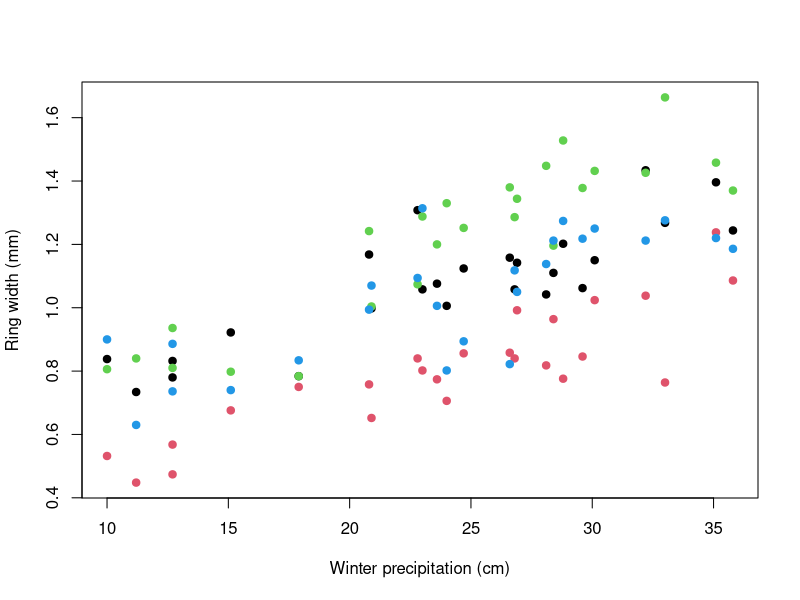

Write R code to recreate this figure.

#  NRES 746, Week 11: linear models as likelihoods, linear algebra, modeling variance =========
#  R demos only; sections match the Week 11 web page. Needs mvtnorm, lme4.

# STANDARD STATISTICS AS LIKELIHOOD MODELS ============================================

rm(list = ls())

# 3. One model behind lm() ------------------------------------------------------------

# pinyon ring widths (mm): 4 stands x 5 trees x 25 years; simulated
set.seed(21)
years <- 1996:2020
n_yr <- length(years)
precip <- round(rgamma(n_yr, shape = 9, scale = 22 / 9), 1)   # winter precipitation (cm)
stand_eff <- rnorm(4, 0, 0.12)
ar_dev <- matrix(0, 4, n_yr)            # shared year-to-year deviations within each stand
for (j in 1:4) {
  ar_dev[j, 1] <- rnorm(1, 0, 0.08 / sqrt(1 - 0.6^2))
  for (t in 2:n_yr) ar_dev[j, t] <- 0.6 * ar_dev[j, t - 1] + rnorm(1, 0, 0.08)
}
rings <- expand.grid(year = years, tree = 1:5, stand = LETTERS[1:4])
rings$tree_id <- paste0(rings$stand, rings$tree)
tree_eff <- setNames(rnorm(20, 0, 0.1), unique(rings$tree_id))
j <- match(rings$stand, LETTERS)
t <- match(rings$year, years)
rings$precip <- precip[t]
rings$width <- round(0.35 + stand_eff[j] + tree_eff[rings$tree_id] + 0.025 * rings$precip +
                       ar_dev[cbind(j, t)] + rnorm(nrow(rings), 0, 0.1), 2)

# stand chronologies: mean of the 5 trees in each stand and year
chron <- aggregate(width ~ stand + year + precip, data = rings, FUN = mean)
chron <- chron[order(chron$stand, chron$year), ]
head(chron)

plot(width ~ precip, data = chron, col = as.integer(factor(chron$stand)), pch = 19,
     xlab = "Winter precipitation (cm)", ylab = "Ring width (mm)")

# ANCOVA: one intercept per stand (a[1:4]), shared slope b; sigma on the log scale
nll_ancova <- function(par, dat) {
  a <- par[1:4]
  b <- par[5]
  sigma <- exp(par[6])
  mu <- a[as.integer(dat$stand)] + b * dat$precip
  -sum(dnorm(dat$width, mu, sigma, log = TRUE))
}
chron$stand <- factor(chron$stand)
fit_ancova <- optim(c(rep(0.5, 4), 0, log(0.1)), nll_ancova, dat = chron,
                    method = "BFGS", control = list(maxit = 1000))
fit_lm <- lm(width ~ 0 + stand + precip, data = chron)   # 0 + : one intercept per stand

cbind(optim = fit_ancova$par[1:5], lm = coef(fit_lm))
c(optim = exp(fit_ancova$par[6]), lm = summary(fit_lm)$sigma)   # MLE divides by n; lm by n - 5

# classic ANCOVA tests: F-tests between nested models
fit_precip <- lm(width ~ precip, data = chron)
fit_slopes <- lm(width ~ 0 + stand * precip, data = chron)   # one slope per stand
anova(fit_precip, fit_lm)    # do stands differ, given precipitation?
anova(fit_lm, fit_slopes)    # same precipitation slope in every stand?

#  [PAUSE] Each precipitation value is shared by all four stands in a year. Does that matter for independence?

# 4. The model matrix -----------------------------------------------------------------

rows_1996 <- chron$year == 1996
model.matrix(~ 0 + stand + precip, data = chron)[rows_1996, ]   # one column per stand
model.matrix(~ stand + precip, data = chron)[rows_1996, ]       # R's default coding
coef(lm(width ~ stand + precip, data = chron))

#  [PAUSE] In a model with an intercept, why can't R include indicator columns for all four stands?

# 5. Generalized linear models --------------------------------------------------------

tree_means <- aggregate(width ~ stand + tree_id, data = rings, FUN = mean)
set.seed(5)
tree_means$cones <- rpois(20, exp(-0.5 + 3 * tree_means$width))

# Poisson GLM by hand: log(mu) = a + b * width
nll_pois <- function(par) {
  -sum(dpois(tree_means$cones, exp(par[1] + par[2] * tree_means$width), log = TRUE))
}
fit_pois <- optim(c(0, 1), nll_pois, method = "BFGS")
fit_glm <- glm(cones ~ width, family = poisson, data = tree_means)
cbind(optim = fit_pois$par, glm = coef(fit_glm))

# Discussion: lag-1 correlation of ANCOVA residuals within stands
mean(sapply(split(resid(fit_lm), chron$stand), function(r) cor(r[-1], r[-length(r)])))

# Bonus: nonlinear least squares ------------------------------------------------------

fit_nls <- nls(width ~ a * precip / (b + precip), data = chron,
               start = list(a = 1.5, b = 20))
coef(fit_nls)


# LINEAR ALGEBRA FOR STATISTICS =======================================================

# 1. Vectors and matrices -------------------------------------------------------------

A <- matrix(c(2, 1, 0, 3, -1, 4), nrow = 2)
A
dim(A)
A[2, 3]     # row 2, column 3

# 2. Matrix multiplication ------------------------------------------------------------

X <- model.matrix(~ stand + precip, data = chron)
beta_hat <- coef(lm(width ~ stand + precip, data = chron))
mu_hat <- X %*% beta_hat               # 100 x 5 times 5 x 1 = 100 x 1
all.equal(as.vector(mu_hat), unname(fitted(lm(width ~ stand + precip, data = chron))))

# 3. Transpose, identity, and inverse -------------------------------------------------

# normal equations: t(X) X beta = t(X) y
XtX <- t(X) %*% X
XtX                                      # 5 x 5
beta_ne <- solve(XtX, t(X) %*% chron$width)   # solves XtX beta = Xty
cbind(normal_eq = as.vector(beta_ne), lm = beta_hat)

#  [PAUSE] Suppose X also had an indicator column for stand A. What would go wrong with solve(XtX)?

# 4. Determinant and quadratic form ---------------------------------------------------

# with V = sigma^2 I, the MVN is a product of univariate normals
library(mvtnorm)
r <- resid(fit_lm)
sigma_mle <- sqrt(mean(r^2))
c(sum_dnorm = sum(dnorm(r, 0, sigma_mle, log = TRUE)),
  dmvnorm = dmvnorm(r, rep(0, 100), sigma_mle^2 * diag(100), log = TRUE))

# 5. Valid covariance matrices --------------------------------------------------------

V_ok <- matrix(c(4, 1, 1, 2), 2)       # variances 4 and 2, covariance 1
eigen(V_ok)$values                     # all positive: positive definite


# MODELING VARIANCE: RANDOM EFFECTS AND AUTOCORRELATION ===============================

# 3. A random intercept ---------------------------------------------------------------

# V = sigma_a^2 Z Z^T + sigma_e^2 I: block diagonal, one 5 x 5 block per stand
y_tree <- tree_means$width
Z <- model.matrix(~ 0 + stand, data = tree_means)
ZZt <- Z %*% t(Z)
V_ri <- function(sigma_a, sigma_e) sigma_a^2 * ZZt + sigma_e^2 * diag(20)
V_ri(0.12, 0.1)[1:7, 1:7]     # first stand's block, and the start of the next

nll_ri <- function(par) {
  V <- V_ri(exp(par[2]), exp(par[3]))
  -dmvnorm(y_tree, rep(par[1], 20), V, log = TRUE)
}
fit_ri <- optim(c(mean(y_tree), log(0.1), log(0.1)), nll_ri, method = "BFGS")
c(mu = fit_ri$par[1], sigma_a = exp(fit_ri$par[2]), sigma_e = exp(fit_ri$par[3]))

library(lme4)          # syntax for nlme, lme4, glmmTMB: lecture_notes/NOTES_Reference_MixedModelSyntax.pdf
fit_lmer <- lmer(width ~ 1 + (1 | stand), data = tree_means, REML = FALSE)
fixef(fit_lmer)
as.data.frame(VarCorr(fit_lmer))[, c("grp", "sdcor")]

sa_hat <- exp(fit_ri$par[2])
s_hat <- exp(fit_ri$par[3])
sa_hat^2 / (sa_hat^2 + s_hat^2)       # intraclass correlation

#  [PAUSE] The among-stand SD comes from only four stands. How much would you trust it?

# 4. Autocorrelation and fitting --------------------------------------------------------

# AR(1), why structured-variance models are harder to fit, and the combined
# random intercept + AR(1) bonus moved to CODE_Week12_MixedModels.R
